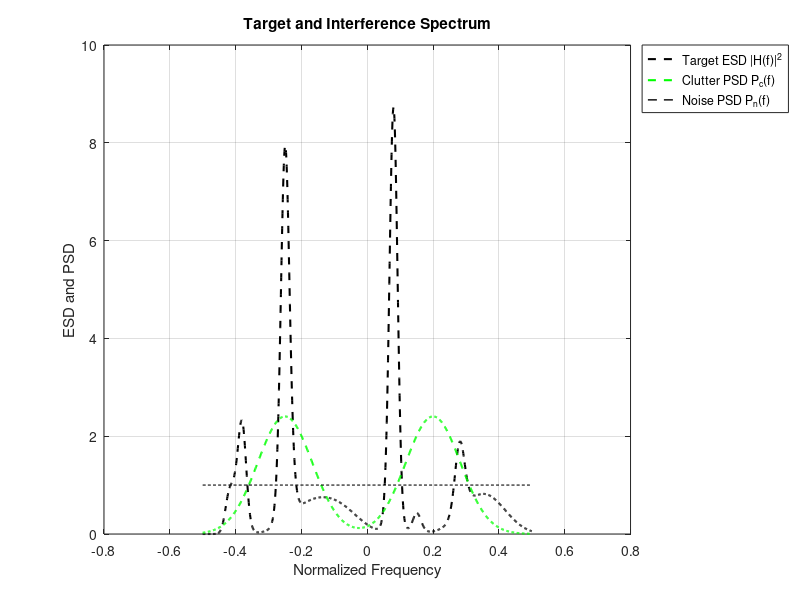
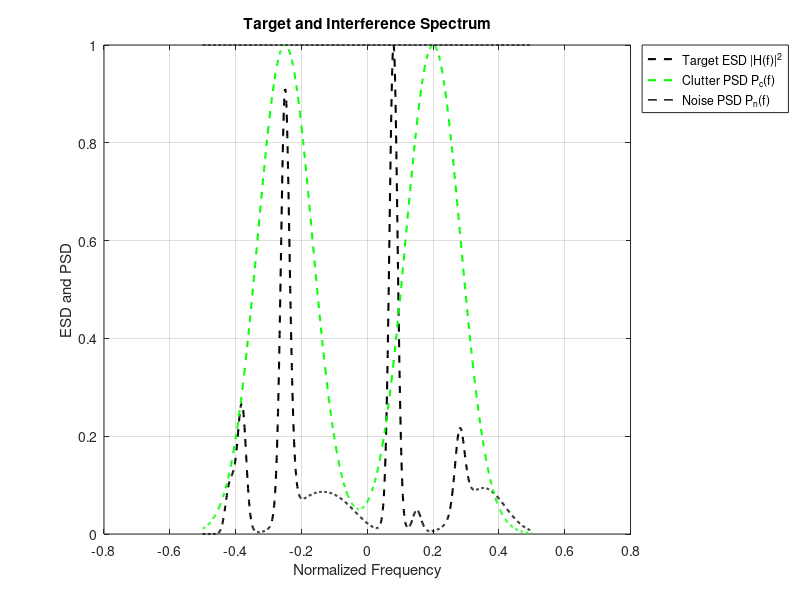

These figures' MATLAB source, in order: (Note: this script raises an error after producing the figures.)
%
% ------------------------------------------------------------------------%
% Refer to: 
% Yang C, Yang W, Qiu X, et al. Cognitive Radar Waveform Design Method 
% under the Joint Constraints of Transmit Energy and Spectrum Bandwidth
% [J]. Remote Sensing, 2023, 15(21): 5187.
% ------------------------------------------------------------------------%
clc;clear;
close all;
rng default

bandwidth = 10e3; % 10k 
pulse_width = 1e-3; % 1 ms
Be = 0.25;      % equivalent bandwidth
Nf = 1024;                          % 频点数
f = linspace(-0.5, 0.5, Nf);        % 归一化频率范围 [-0.5, 0.5]
df = f(2) - f(1);                  % 频率分辨率
Ex = 1e1;
Q_ub = 1;

fd = 1e5 / bandwidth;
fd_num = round(fd / df);

% ------------------------------------------------------------------------%
% target frequency response H(f),  consist of several Gaussian spectra. ESD = abs(Hf).^2
Hf = zeros(1, Nf);
% Data from Table 1, | center frequency | weight | variance | of each target Gaussian spectrum
target_params = [                   
    -0.42, 0.3, 1.70;
    -0.38, 0.5, 1.70;
    -0.25, 0.8, 1.70;
    -0.20, 1.0, 8.00;
    -0.07, 1.0, 8.00;
     0.08, 1.0, 1.70;
     0.15, 0.2, 1.70;
     0.28, 0.25, 1.70;
     0.31, 0.8, 8.00;
     0.39, 0.9, 8.00
];
target_params(:, 3) = target_params(:, 3) * 1e2 / bandwidth;
for i = 1:size(target_params, 1)
    Hf = Hf + target_params(i, 2) / (sqrt(2*pi)*target_params(i, 3)) ...
        * exp(-(f - target_params(i, 1)).^2 / (2 * target_params(i, 3).^2));
end
H2 = abs(Hf).^2;


% Clutter PSD
Pc = zeros(1, Nf);
clutter_params = [                 % 杂波参数（频点、权重、方差）
    -0.25, 1.0, 8.3;
     0.20, 1.0, 8.3
];
clutter_params(:, 3) = clutter_params(:, 3) * 1e2 / bandwidth;
for i = 1:size(clutter_params, 1)
    Pc = Pc + clutter_params(i, 2) / (sqrt(2*pi)*clutter_params(i, 3)) ...
        * exp(-(f - clutter_params(i, 1)).^2 / (2 * clutter_params(i, 3).^2));
end

% Pc = abs(Pc).^2;      %%%% not sure!!!!!!!!!!
%%%%%%%%%%%%%%%%%%%%%%%%%%%%%%%%%%%%%%%%

% 噪声PSD
Pn = ones(1, Nf);                   % 白噪声（单位功率）

% 按照论文中TCR = CNR = 0 dB, 进行能量归一化
energy_target = trapz(f, H2);    % 目标的能量
energy_clutter = trapz(f, Pc);           % 杂波的能量
energy_noise = trapz(f, Pn);             % 噪声的能量
scale_target = 1 / energy_target;   % 目标的缩放因子
scale_clutter = 1 / energy_clutter; % 杂波的缩放因子
scale_noise = 1 / energy_noise;     % 噪声的缩放因子

% 对目标、杂波和噪声进行缩放，使它们的能量相等
Hf = Hf * sqrt(scale_target);
Pc = Pc * scale_clutter;
Pn = Pn * scale_noise;
H2 = abs(Hf).^2;

Hf_norm = Hf / max(Hf); H2_norm = abs(Hf_norm).^2;                 % 归一化
Pc_norm = Pc / max(Pc);                 % 归一化
Pn_norm = Pn / max(Pn);

% visualize |H(f)|^2, Pc, Pn
figure;
plot(f, H2, 'k--', 'LineWidth', 1.5); hold on;
plot(f, Pc, 'g--', 'LineWidth', 1.5);
plot(f, Pn, 'k--', 'LineWidth', 1);
legend('Target ESD |H(f)|^2', 'Clutter PSD P_c(f)', 'Noise PSD P_n(f)', 'Location', 'bestoutside');
title('Target and Interference Spectrum');
xlabel('Normalized Frequency');
ylabel('ESD and PSD');
grid on;
figure;
plot(f, H2_norm, 'k--', 'LineWidth', 1.5); hold on;
plot(f, Pc_norm, 'g--', 'LineWidth', 1.5);
plot(f, Pn_norm, 'k--', 'LineWidth', 1);
legend('Target ESD |H(f)|^2', 'Clutter PSD P_c(f)', 'Noise PSD P_n(f)', 'Location', 'bestoutside');
title('Target and Interference Spectrum');
xlabel('Normalized Frequency');
ylabel('ESD and PSD');
grid on;

%% ------------------------------------------------------------------------% 
% Water filling (max eqution 1)
% Refer to:
% Theory and application of SNR and mutual information matched illumination waveforms
%
Bf = sqrt(H2 .* Pn) ./ Pc;
Df = sqrt(Pn ./ H2);
% 注水算法：通过二分法确定常数 A = 1 / sqrt(lambda)
A_low = min(Df); % A 的下界
A_high = max(Df + Ex ./ Bf); % A 的上界（估计值）
tolerance = 1e-6; % 容差
max_iter = 1000; % 最大迭代次数

for iter = 1:max_iter
    A = (A_low + A_high) / 2;
    X_ESD_WF = max(0, Bf .* (A - Df));
    current_Ex = trapz(f, X_ESD_WF); % trapz：积分，计算当前能量

    if abs(current_Ex - Ex) < tolerance
        fprintf('注水算法在 %d 次迭代后收敛。\n', iter);
        break; % 满足能量约束
    elseif current_Ex < Ex
        A_low = A; % 能量不足，增加 A
    else
        A_high = A; % 能量过多，减小 A
    end
end

X_ESD_WF_norm = X_ESD_WF / max(X_ESD_WF);

fprintf('注水算法等效带宽： %.4f \n', ((sum(X_ESD_WF) * df)^2 / (sum(X_ESD_WF.^2) * df)));
fprintf('注水算法能量： %.4f \n', sum(X_ESD_WF) * df);
fprintf('注水算法fd处Q函数值为： %.4f \n', sum(X_ESD_WF .* circshift(X_ESD_WF, [0, fd_num])) * df / Ex^2);

% ------------------------------------------------------------------------% 
% corrected SINR Q func + Comb waveform
delta_f = 1.5 * fd;  
X_ESD_comb = zeros(1, Nf);
comb_freqs = -0.5 : delta_f : 0.5; % 梳状谱频点位置（归一化频率）

for k = 1:length(comb_freqs)
    [~, idx] = min(abs(f - comb_freqs(k))); % 找到最近的频点索引
    X_ESD_comb(idx) = X_ESD_WF(idx);       % 赋值注水ESD的幅值
end
X_ESD_comb = X_ESD_comb * (trapz(f, X_ESD_WF) / trapz(f, X_ESD_comb));   % 能量归一化
X_ESD_comb_norm = X_ESD_comb / max(X_ESD_comb);

fprintf('Q_Comb优化算法fd处Q函数值为： %.4f \n', sum(X_ESD_comb .* circshift(X_ESD_comb, [0, fd_num])) * df / Ex^2);


%% ------------------------------------------------------------------------% 
% corrected SINR (max eqution 2)
cvx_clear
cvx_begin quiet
    variable X_ESD_bangbang(1,Nf) nonnegative;    % 功率谱密度 |X(f)|^2
    minimize(sum((Pc - H2) .* X_ESD_bangbang)); % 目标函数
    subject to
        sum(X_ESD_bangbang) * df <= Ex;         % 能量约束
        % sum(X_ESD_bangbang.^2) * df <= (Ex^2 / Be); % 等效带宽约束 (Aτ ≤ 1/Be)
cvx_end
X_ESD_bangbang_norm = X_ESD_bangbang / max(X_ESD_bangbang);

% (sum(X_ESD_bangbang) * df)^2 / (sum(X_ESD_bangbang.^2) * df)
% sum(X_ESD_bangbang) * df
% fprintf('bangbang算法fd处Q函数值为： %.4f \n', sum(X_ESD_bangbang .* circshift(X_ESD_bangbang, [0, fd_num])) * df / Ex^2);

% ------------------------------------------------------------------------% 
% corrected SINR (max eqution 2, Joint Constraints Waveform Spectrum Design)
cvx_clear
cvx_begin quiet
    variable X_ESD_joint(1,Nf) nonnegative;    % 功率谱密度 |X(f)|^2
    minimize(sum((Pc - H2) .* X_ESD_joint)); % 目标函数
    subject to
        sum(X_ESD_joint) * df == Ex;         % 能量约束
        sum(X_ESD_joint.^2) * df <= (Ex^2 / Be); % 等效带宽约束 (Aτ ≤ 1/Be)
cvx_end
X_ESD_joint_norm = X_ESD_joint / max(X_ESD_joint);

fprintf('联合优化算法等效带宽： %.4f \n', (sum(X_ESD_joint) * df)^2 / (sum(X_ESD_joint.^2) * df));
fprintf('联合优化算法能量： %.4f \n', sum(X_ESD_joint) * df);
fprintf('联合优化算法fd处Q函数值为： %.4f \n', sum(X_ESD_joint .* circshift(X_ESD_joint, [0, fd_num])) * df / Ex^2);

% According to Algorithm 1, NOT FINISHED!!!!
% X_ESD_Joint = ones(1, Nf) * Ex / (Nf * df); % 初始均匀分布
% v = 0;                            % Lagrange乘数初始化
% lambda = 0;                       % Lagrange乘数初始化
% step = 0.01;
% % 迭代求解KKT条件
% for iter = 1:max_iter
%     x_prev = X_ESD_Joint;
%     for i = 1:Nf
%         numerator = -Pc(i) + ESD(i) - v;
%         if numerator > 0
%             X_ESD_Joint(i) = numerator / (2 * lambda);
%         else
%             X_ESD_Joint(i) = 0;
%         end
%     end
% 
%     % 更新v和lambda（Algorithm 1）
%     v = v + step; % 搜索步长
%     lambda = (sum(X_ESD_Joint) - Ex/df) / (2 * Ex/df);
% 
%     % 检查收敛条件
%     if norm(X_ESD_Joint - x_prev) < tolerance
%         break;
%     end
% end
% X_ESD_Joint = X_ESD_Joint / sum(X_ESD_Joint) * (Ex / df);
% ------------------------------------------------------------------------% 
% corrected SINR (max eqution 2, Q function constrain)
% cvx_clear
% cvx_begin
%     variable X_ESD_joint(1,Nf) nonnegative;    % 功率谱密度 |X(f)|^2
%     minimize(sum((Pc - H2) .* X_ESD_joint)); % 目标函数
%     subject to
%         sum(X_ESD_joint) * df <= Ex;         % 能量约束
%         sum(X_ESD_joint.^2) * df <= (Ex^2 / Be); % Q function constrain
% cvx_end
% X_ESD_joint_norm = X_ESD_joint / max(X_ESD_joint);


% ------------------------------------------------------------------------% 
% corrected SINR (max eqution 2, Q function Constraints Waveform Spectrum Design)
cvx_clear
tic
fun = @(x) (Pc - H2) * x;     % corrected SINR
% fun = @(x) -sum((H2' .* x) ./ (Pc' .* x + Pn')) * df;       % SINR Upper bound
% 能量约束 (线性等式约束)
Aeq = ones(1, Nf); 
beq = Ex / df;

% 非线性约束
nonlcon = @(x) deal([
    x' * x * df - (2* Ex^2 / Be);                          % 等效带宽约束 (x^2项)
    x' * circshift(x, fd_num) * df - Q_ub * Ex^2        % 模糊函数约束
    x' * circshift(x, fd_num-1) * df - Q_ub * Ex^2        % 模糊函数约束
    % x' * circshift(x, fd_num+1) * df - Q_ub * Ex^2        % 模糊函数约束
], []);

% 初始点模板（扰动分布）
x0 = (Ex / (Nf * df)) * ones(Nf, 1);

% 设置 fmincon 选项
options = optimoptions('fmincon', ...
    'Algorithm', 'interior-point', ...     % 'interior-point' 'sqp'
    'Display', 'final', ...
    'MaxIterations', 2000, ...
    'MaxFunctionEvaluations', 1e6);

problem = createOptimProblem('fmincon', ...
    'objective', fun, ...
    'x0', x0, ...
    'Aeq', Aeq, ...
    'beq', beq, ...
    'lb', zeros(Nf, 1), ...
    'nonlcon', nonlcon, ...
    'options', options);

% 设置 MultiStart 搜索器，执行多起点搜索，尝试 20 个随机初值
ms = MultiStart('UseParallel', false, 'Display', 'none');  % 可设置 true 并行加速
[x_best, fval_best, exitflag, output, manymins] = run(ms, problem, 1);
toc

X_ESD_Qfunc = x_best';
X_ESD_Qfunc_norm = X_ESD_Qfunc / max(X_ESD_Qfunc);

fprintf('Q函数优化算法等效带宽： %.4f \n', ((sum(X_ESD_Qfunc) * df)^2 / (sum(X_ESD_Qfunc.^2) * df)));
fprintf('Q函数优化算法能量： %.4f \n', sum(X_ESD_Qfunc) * df);
fprintf('Q函数优化算法fd处Q函数值为： %.4f \n', sum(X_ESD_Qfunc .* circshift(X_ESD_Qfunc, [0, fd_num])) * df / Ex^2);



%% 计算SINR
fprintf('---------------- 计算SINR ---------------- \n');

SINR_WF = sum(H2.* X_ESD_WF) / sum(X_ESD_WF .* Pc + Pn);
SINR_bangbang = sum(H2 .* X_ESD_bangbang) / sum(X_ESD_bangbang .* Pc + Pn);
SINR_joint = sum(H2 .* X_ESD_joint) / sum(X_ESD_joint .* Pc + Pn);
SINR_Qfunc = sum(H2 .* X_ESD_Qfunc) / sum(X_ESD_Qfunc .* Pc + Pn);

% SINR_corrected = sum(abs(Hf).^2 .* X_corrected) / sum(X_corrected .* Pc + Pn);
fprintf('Original WF SINR (dB): %.4f\n', 10 * log10(SINR_WF));
fprintf('bang-bang SINR (dB): %.4f\n', 10 * log10(SINR_bangbang));
fprintf('joint SINR (dB): %.4f\n', 10 * log10(SINR_joint));
fprintf('Qfunc SINR (dB): %.4f\n', 10 * log10(SINR_Qfunc));

%% 绘制结果
figure;
plot(f, H2_norm, 'k--', 'LineWidth', 1.5); hold on;
plot(f, Pc_norm, 'g--', 'LineWidth', 1.5);
plot(f, Pn_norm, 'k--', 'LineWidth', 1);
plot(f, X_ESD_WF_norm, 'b-', 'LineWidth', 1);
plot(f, X_ESD_bangbang_norm, 'y-', 'LineWidth', 1.5);
plot(f, X_ESD_joint_norm, 'r-', 'LineWidth', 1);
plot(f, X_ESD_Qfunc_norm, 'm-', 'LineWidth', 0.5);
legend('Target ESD |H(f)|^2', 'Clutter PSD P_c(f)', 'Noise PSD P_n(f)', 'Original WF ESD', 'bangbang ESD', 'joint ESD', 'Qfunc ESD', 'Location', 'bestoutside');
title('Target and Interference Spectrum');
xlabel('Normalized Frequency');
ylabel('Nomalized ESD and PSD');
grid on;



figure;
plot(f, X_ESD_WF, 'b-', 'LineWidth', 1);hold on;
% plot(f, X_ESD_bangbang, 'g-', 'LineWidth', 1.5);
plot(f, X_ESD_joint, 'r-', 'LineWidth', 1);
plot(f, X_ESD_Qfunc, 'm-', 'LineWidth', 0.5);
legend('Original WF ESD', 'joint ESD', 'Qfunc ESD', 'Location', 'bestoutside');
title('Target and Interference Spectrum');
xlabel('Normalized Frequency');
ylabel('ESD |X(f)|^2');
grid on;



%% 时域恒模序列合成（Algorithm 2）
max_iter = 5000;
tolerance = 1e-1;
M = 1000;  % 时域信号的点数
fprintf('---------------- 生成时域波形 ---------------- \n');
[signal_WF, ESD_WF_synthesized] = synthesize_signal_from_ESD(X_ESD_WF.', M, max_iter, tolerance);
[signal_bangbang, ESD_bangbang_synthesized] = synthesize_signal_from_ESD(X_ESD_bangbang.', M, max_iter, tolerance);
[signal_joint, ESD_joint_synthesized] = synthesize_signal_from_ESD(X_ESD_joint.', M, max_iter, tolerance);
[signal_Qfunc, ESD_Qfunc_synthesized] = synthesize_signal_from_ESD(X_ESD_Qfunc.', M, max_iter, tolerance);


autocorr_WF = xcorr(signal_WF, 'normalized'); % 归一化自相关
autocorr_bangbang = xcorr(signal_bangbang, 'normalized'); % 归一化自相关
autocorr_joint = xcorr(signal_joint, 'normalized'); % 归一化自相关
autocorr_Qfunc = xcorr(signal_Qfunc, 'normalized'); % 归一化自相关
lags = -length(signal_joint)+1 : length(signal_joint)-1; % 时延序列

figure;
plot(lags, 20*log10(abs(autocorr_WF)), 'b', 'LineWidth', 0.5);hold on;
plot(lags, 20*log10(abs(autocorr_bangbang)), 'k', 'LineWidth', 0.5);
plot(lags, 20*log10(abs(autocorr_joint)), 'r', 'LineWidth', 0.5);
plot(lags, 20*log10(abs(autocorr_Qfunc)), 'm', 'LineWidth', 0.5);
legend('Original Water-fill', 'bangbang ESD', 'Joint Constraints ESD', 'Qfunc ESD', 'Location', 'bestoutside');
xlabel('时延（采样点）');
ylabel('归一化自相关幅值 (dB)');
title('合成信号的自相关函数（对数刻度）');
ylim([-60, 0]); 
grid on;

% ------------------------  封装函数    ------------------------------------% 


%% -------------------------测试部分-----------------------------------------------% 

% 比对给定的ESD和恒模生成的ESD
% figure;
% plot(f, X_ESD_Qfunc_norm, 'b--', 'LineWidth', 0.5);
% hold on;
% plot(f, ESD_Qfunc_synthesized, 'r', 'LineWidth', 0.5);
% xlabel('频率');
% ylabel('ESD');
% title('目标ESD与合成ESD对比');
% legend('目标ESD', '合成ESD');
% grid on;

% figure;
% titles = {'Original Water-fill', 'bangbang ESD', 'Joint Constraints ESD', 'Qfunc ESD'};
% data = {autocorr_WF, autocorr_bangbang, autocorr_joint, autocorr_Qfunc};
% colors = {'b', 'k', 'r', 'm'};
% for i = 1:4
%     subplot(2,2,i);
%     plot(lags, 20*log10(abs(data{i})), colors{i}, 'LineWidth', 0.5);
%     xlabel('时延（采样点）');
%     ylabel('归一化自相关幅值 (dB)');
%     title(titles{i});
%     ylim([-60, 0]);
%     grid on;
% end
% sgtitle('合成信号的自相关函数（对数刻度）');

% %% 测试节
% SINR_WF = sum(H2.* X_ESD_WF) / sum(X_ESD_WF .* Pc + Pn);
% SINR_comb = sum(H2.* X_ESD_comb) / sum(X_ESD_comb .* Pc + Pn);
% fprintf('Original WF SINR (dB): %.4f\n', 10 * log10(SINR_WF));
% fprintf('Original WF SINR (dB): %.4f\n', 10 * log10(SINR_comb));
% 
% figure;
% plot(f, H2_norm, 'k--', 'LineWidth', 1.5); hold on;
% plot(f, Pc_norm, 'g--', 'LineWidth', 1.5);
% plot(f, Pn_norm, 'k--', 'LineWidth', 1);
% plot(f, X_ESD_WF_norm, 'b-', 'LineWidth', 1);
% plot(f, X_ESD_comb_norm, 'm-', 'LineWidth', 0.5);
% legend('Target ESD |H(f)|^2', 'Clutter PSD P_c(f)', 'Noise PSD P_n(f)', 'Original WF ESD', 'Comb ESD', 'Location', 'bestoutside');
% title('Target and Interference Spectrum');
% xlabel('Normalized Frequency');
% ylabel('Nomalized ESD and PSD');
% grid on;

